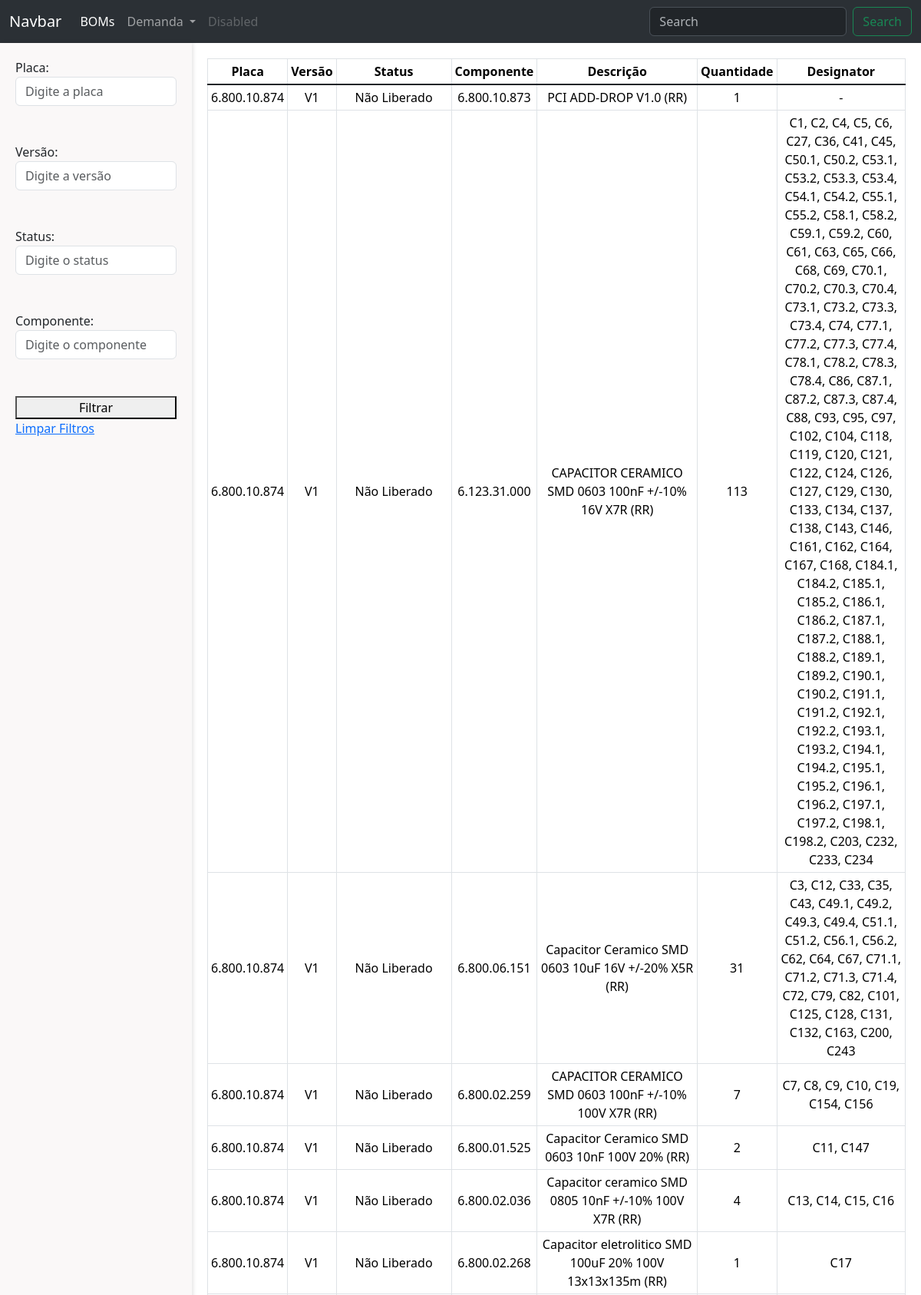
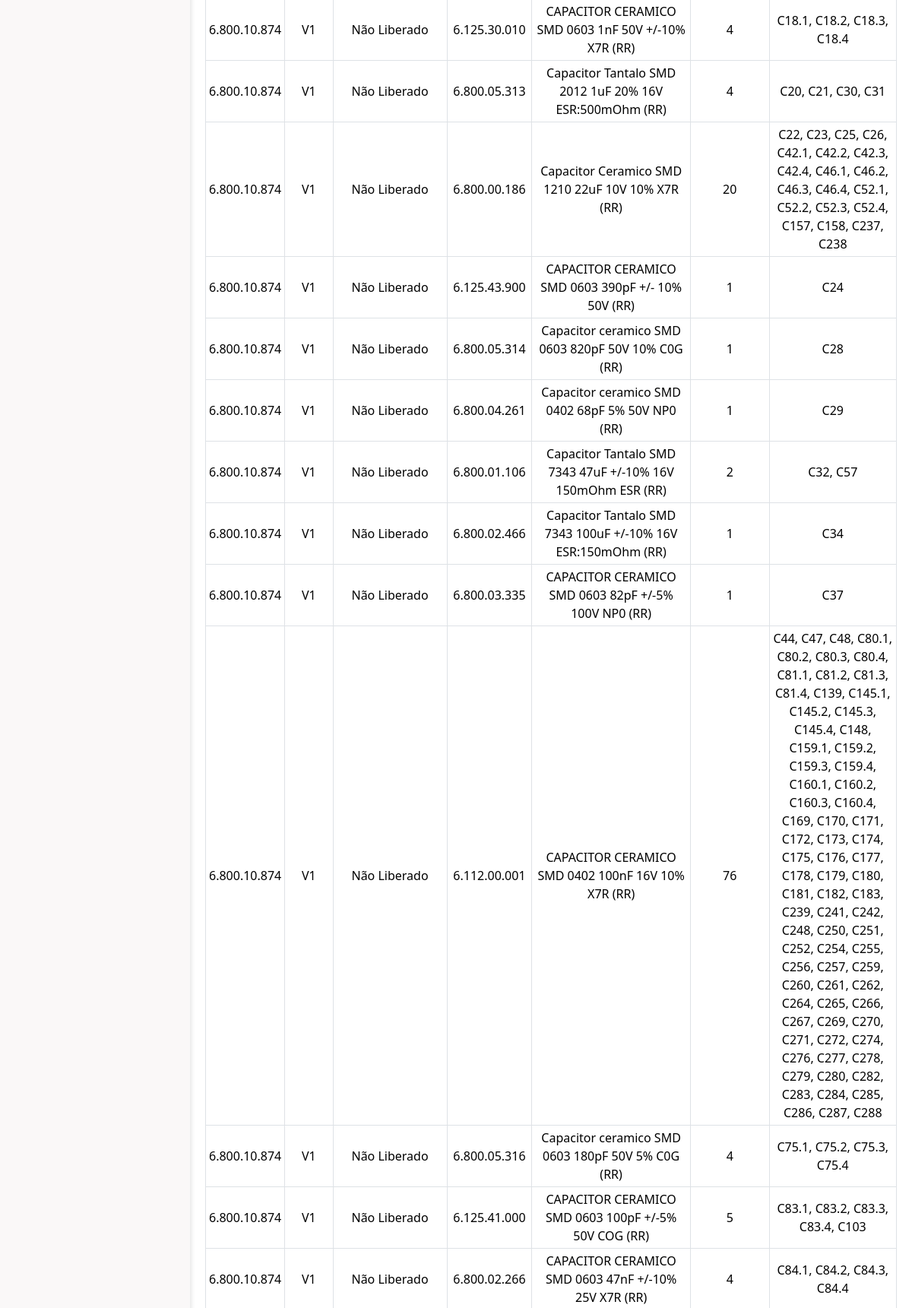
Screenshot of /BOMs/ (upper part) with the database file from the repository (2 pictures, top to bottom).
### database/models/database_class.py (models this page shows)
class BOMs(db.Model):
    __tablename__ = 'BOMs_Placas'
    ID = db.Column(db.String(20), primary_key=True)
    Placa = db.Column(db.String(20))
    Versao = db.Column(db.String(4))
    Status = db.Column(db.String(100))
    Componente = db.Column(db.String(20))
    Quantidade = db.Column(db.Integer)
    Designator = db.Column(db.String(10000))

class OITM(db.Model):
    __tablename__ = 'OITM_SIMPLIFICADO'
    Codigo = db.Column(db.String(20), primary_key=True)
    Descricao = db.Column(db.String(100))
    Ativo = db.Column(db.String(10))

### routes/BOM.py (the view)
@bp_BOM_route.route('/', methods=['GET'])
def lista_BOMs():
    placa = request.args.get('placa', '').strip()
    versao = request.args.get('versao', '').strip()
    status = request.args.get('status', '').strip()
    componente = request.args.get('componente', '').strip()
    placas_filtro = placa.split(',') if placa else []
    versoes_filtro = versao.split(',') if versao else []
    status_filtro = status.split(',') if status else []
    componentes_filtro = componente.split(',') if componente else []
    query = db.session.query(BOMs.Placa,
        BOMs.Versao,
        BOMs.Status,
        BOMs.Componente,
        BOMs.Quantidade,
        BOMs.Designator,
        OITM.Descricao
    )  # Seleciona as duas tabelas
    query = query.join(BOMs, BOMs.Componente == OITM.Codigo)
    if placas_filtro:
        query = query.filter(BOMs.Placa.in_(placas_filtro))
    if versoes_filtro:
        query = query.filter(BOMs.Versao.in_(versoes_filtro))
    if status_filtro:
        query = query.filter(BOMs.Status.in_(status_filtro))
    if componentes_filtro:
        query = query.filter(BOMs.Componente.in_(componentes_filtro))
    resultados = query.all()
    return render_template('BOMs.html',
                           dados=resultados,
                           placa=placa,
                           versao=versao,
                           status=status,
                           componente=componente)

### templates/BOMs.html (shortened to what this page needs)
    <!DOCTYPE html>
    <html lang="en">
    <head>
    </head>
    <body>
        {% include 'menu.html' %}
        <div class="content">
            <div class="sidebar">
                <form method="GET" action="{{ url_for('BOM.lista_BOMs') }}">
                    <label for="placa">Placa:</label>
                    <input type="text" class="form-control" name="placa" value="{{ placa }}" placeholder="Digite a placa"><br><br>
                    <label for="versao">Versão:</label>
                    <input type="text" class="form-control" name="versao" value="{{ versao }}" placeholder="Digite a versão"><br><br>
                    <label for="status">Status:</label>
                    <input type="text" class="form-control" name="status" value="{{ status }}" placeholder="Digite o status"><br><br>
                    <label for="componente">Componente:</label>
                    <input type="text" class="form-control" name="componente" value="{{ componente }}" placeholder="Digite o componente"><br><br>
                    <div class="button-container">
                        <button type="submit">Filtrar</button>
                    </div>
                    <div style="color: red;">
                        <div>
                            <a href="{{ url_for('BOM.lista_BOMs') }}" class="btn-limpar">Limpar Filtros</a>
                        </div>
                    </div>
                </form>
            </div>
            <div class="main-content">
                <table class="table-sm table table-bordered">
                    <thead>
                    <tr>
                        <th scope="col">Placa</th>
                        <th scope="col">Versão</th>
                        <th scope="col" class="status-column">Status</th>
                        <th scope="col">Componente</th>
                        <th scope="col">Descrição</th>
                        <th scope="col">Quantidade</th>
                        <th scope="col">Designator</th>
                    </tr>
                    </thead>
                    <tbody class="table-group-divider">
                        {% for bom in dados %}
                        <tr>
                            <td>{{ bom.Placa }}</td>
                            <td>{{ bom.Versao }}</td>
                            <td>{{ bom.Status }}</td>
                            <td>{{ bom.Componente }}</td>
                            <td>{{ bom.Descricao }}</td>
                            <td>{{ bom.Quantidade }}</td>
                            <td>{{ bom.Designator }}</td>
                        </tr>
                        {% endfor %}
                    </tbody>
                </table>
            </div>
        </div>
    </body>
    </html>

### templates/menu.html (shortened to what this page needs)
<!DOCTYPE html>
<html lang="pt-br">
<head>
    <link rel="stylesheet" href="../static/bootstrap/css/bootstrap.css">
    <link rel="stylesheet" href="../static/style.css">
</head>
<body>
    <nav class="navbar navbar-expand-lg bg-body-tertiary" id="menu" data-bs-theme="dark">
        <div class="container-fluid">
          <a class="navbar-brand" href="#">Navbar</a>
          <div class="collapse navbar-collapse" id="navbarSupportedContent">
            <ul class="navbar-nav me-auto mb-2 mb-lg-0">
              <li class="nav-item">
                <a class="nav-link active" aria-current="page" href="{{ url_for('BOM.lista_BOMs') }}">BOMs</a>
              </li>
              <li class="nav-item dropdown">
                <a class="nav-link dropdown-toggle" href="#" role="button" data-bs-toggle="dropdown" aria-expanded="false">
                  Demanda
                </a>
              </li>
              <li class="nav-item">
                <a class="nav-link disabled" aria-disabled="true">Disabled</a>
              </li>
            </ul>
            <form class="d-flex" role="search">
              <input class="form-control me-2" type="search" placeholder="Search" aria-label="Search">
              <button class="btn btn-outline-success" type="submit">Search</button>
            </form>
          </div>
        </div>
      </nav>
</body>
</html>

### templates/BOMs.html (style rules this page uses)
.content { display: flex; min-height: 100vh; }
.sidebar { height: 100%; position: fixed; top: 50; left: 0; width: 250px; background-color: #faf8f8; padding: 20px; box-shadow: 2px 0 5px rgba(0, 0, 0, 0.1); }
.main-content { margin-left: 250px; padding: 20px; flex: 1; }
.table td, .table th { vertical-align: middle; text-align: center; }
.status-column { width: 150px; white-space: nowrap; overflow: hidden; text-overflow: ellipsis; }
.button-container { display: flex; flex-direction: column; gap: 10px; }

### rows the page displays
BOMs: Placa "6.800.10.874", Versao "V1", Status "Não Liberado", Componente "6.800.10.873", Descricao "PCI ADD-DROP V1.0 (RR)", Quantidade "1", Designator "-"
BOMs: Placa "6.800.10.874", Versao "V1", Status "Não Liberado", Componente "6.123.31.000", Descricao "CAPACITOR CERAMICO SMD 0603 100nF +/-10% 16V X7R (RR)", Quantidade "113", Designator "C1, C2, C4, C5, C6, C27, C36, C41, C45, C50.1, C50.2, C53.1, C53.2, C53.3, C53.4, C54.1, C54.2, C55.1, C55.2, C58.1, C58.2, C59.1, C59.2, C60, C61, C63, C65, C66, C68, C69, C70.1, C70.2, C70.3, C70.4, C73.1, C73.2, C73.3, C73.4, C74, C77.1, C77.2, C77.3, C77.4, C78.1, C78.2, C78.3, C78.4, C86, C87.1, C87.2, C87.3, C87.4, C88, C93, C95, C97, C102, C104, C118, C119, C120, C121, C122, C124, C126, C127, C129, C130, C133, C134, C137, C138, C143, C146, C161, C162, C164, C167, C168, C184.1, C184.2, C185.1, C185.2, C186.1, C186.2, C187.1, C187.2, C188.1, C188.2, C189.1, C189.2, C190.1, C190.2, C191.1, C191.2, C192.1, C192.2, C193.1, C193.2, C194.1, C194.2, C195.1, C195.2, C196.1, C196.2, C197.1,…"
BOMs: Placa "6.800.10.874", Versao "V1", Status "Não Liberado", Componente "6.800.06.151", Descricao "Capacitor Ceramico SMD 0603 10uF 16V +/-20% X5R (RR)", Quantidade "31", Designator "C3, C12, C33, C35, C43, C49.1, C49.2, C49.3, C49.4, C51.1, C51.2, C56.1, C56.2, C62, C64, C67, C71.1, C71.2, C71.3, C71.4, C72, C79, C82, C101, C125, C128, C131, C132, C163, C200, C243"
BOMs: Placa "6.800.10.874", Versao "V1", Status "Não Liberado", Componente "6.800.02.259", Descricao "CAPACITOR CERAMICO SMD 0603 100nF +/-10% 100V X7R (RR)", Quantidade "7", Designator "C7, C8, C9, C10, C19, C154, C156"
BOMs: Placa "6.800.10.874", Versao "V1", Status "Não Liberado", Componente "6.800.01.525", Descricao "Capacitor Ceramico SMD 0603 10nF 100V 20% (RR)", Quantidade "2", Designator "C11, C147"
BOMs: Placa "6.800.10.874", Versao "V1", Status "Não Liberado", Componente "6.800.02.036", Descricao "Capacitor ceramico SMD 0805 10nF +/-10% 100V X7R (RR)", Quantidade "4", Designator "C13, C14, C15, C16"
BOMs: Placa "6.800.10.874", Versao "V1", Status "Não Liberado", Componente "6.800.02.268", Descricao "Capacitor eletrolitico SMD 100uF 20% 100V 13x13x135m (RR)", Quantidade "1", Designator "C17"
BOMs: Placa "6.800.10.874", Versao "V1", Status "Não Liberado", Componente "6.125.30.010", Descricao "CAPACITOR CERAMICO SMD 0603 1nF 50V +/-10% X7R (RR)", Quantidade "4", Designator "C18.1, C18.2, C18.3, C18.4"
BOMs: Placa "6.800.10.874", Versao "V1", Status "Não Liberado", Componente "6.800.05.313", Descricao "Capacitor Tantalo SMD 2012 1uF 20% 16V ESR:500mOhm (RR)", Quantidade "4", Designator "C20, C21, C30, C31"
BOMs: Placa "6.800.10.874", Versao "V1", Status "Não Liberado", Componente "6.800.00.186", Descricao "Capacitor Ceramico SMD 1210 22uF 10V 10% X7R (RR)", Quantidade "20", Designator "C22, C23, C25, C26, C42.1, C42.2, C42.3, C42.4, C46.1, C46.2, C46.3, C46.4, C52.1, C52.2, C52.3, C52.4, C157, C158, C237, C238"
BOMs: Placa "6.800.10.874", Versao "V1", Status "Não Liberado", Componente "6.125.43.900", Descricao "CAPACITOR CERAMICO SMD 0603 390pF +/- 10% 50V (RR)", Quantidade "1", Designator "C24"
BOMs: Placa "6.800.10.874", Versao "V1", Status "Não Liberado", Componente "6.800.05.314", Descricao "Capacitor ceramico SMD 0603 820pF 50V 10% C0G (RR)", Quantidade "1", Designator "C28"
BOMs: Placa "6.800.10.874", Versao "V1", Status "Não Liberado", Componente "6.800.04.261", Descricao "Capacitor ceramico SMD 0402 68pF 5% 50V NP0 (RR)", Quantidade "1", Designator "C29"
BOMs: Placa "6.800.10.874", Versao "V1", Status "Não Liberado", Componente "6.800.01.106", Descricao "Capacitor Tantalo SMD 7343 47uF +/-10% 16V 150mOhm ESR (RR)", Quantidade "2", Designator "C32, C57"
BOMs: Placa "6.800.10.874", Versao "V1", Status "Não Liberado", Componente "6.800.02.466", Descricao "Capacitor Tantalo SMD 7343 100uF +/-10% 16V ESR:150mOhm (RR)", Quantidade "1", Designator "C34"
BOMs: Placa "6.800.10.874", Versao "V1", Status "Não Liberado", Componente "6.800.03.335", Descricao "CAPACITOR CERAMICO SMD 0603 82pF +/-5% 100V NP0 (RR)", Quantidade "1", Designator "C37"
BOMs: Placa "6.800.10.874", Versao "V1", Status "Não Liberado", Componente "6.112.00.001", Descricao "CAPACITOR CERAMICO SMD 0402 100nF 16V 10% X7R (RR)", Quantidade "76", Designator "C44, C47, C48, C80.1, C80.2, C80.3, C80.4, C81.1, C81.2, C81.3, C81.4, C139, C145.1, C145.2, C145.3, C145.4, C148, C159.1, C159.2, C159.3, C159.4, C160.1, C160.2, C160.3, C160.4, C169, C170, C171, C172, C173, C174, C175, C176, C177, C178, C179, C180, C181, C182, C183, C239, C241, C242, C248, C250, C251, C252, C254, C255, C256, C257, C259, C260, C261, C262, C264, C265, C266, C267, C269, C270, C271, C272, C274, C276, C277, C278, C279, C280, C282, C283, C284, C285, C286, C287, C288"
BOMs: Placa "6.800.10.874", Versao "V1", Status "Não Liberado", Componente "6.800.05.316", Descricao "Capacitor ceramico SMD 0603 180pF 50V 5% C0G (RR)", Quantidade "4", Designator "C75.1, C75.2, C75.3, C75.4"
BOMs: Placa "6.800.10.874", Versao "V1", Status "Não Liberado", Componente "6.125.41.000", Descricao "CAPACITOR CERAMICO SMD 0603 100pF +/-5% 50V COG (RR)", Quantidade "5", Designator "C83.1, C83.2, C83.3, C83.4, C103"
BOMs: Placa "6.800.10.874", Versao "V1", Status "Não Liberado", Componente "6.800.02.266", Descricao "CAPACITOR CERAMICO SMD 0603 47nF +/-10% 25V X7R (RR)", Quantidade "4", Designator "C84.1, C84.2, C84.3, C84.4"
